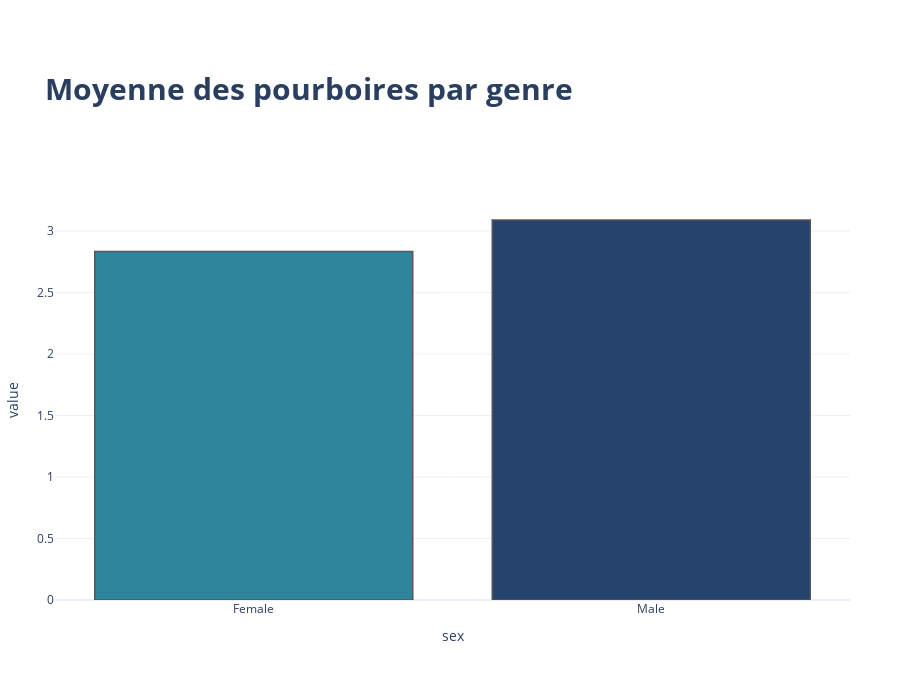

The code cell stored with this chart in its notebook:
### Code cell
fig = px.bar(df.groupby("sex")["tip"].mean())
fig.update_traces(marker_color=[colors["BLUE7"], colors["BLUE1"]], marker_line_color=colors["GRAY3"], marker_line_width=1.5)
fig.update_layout(
    template="plotly_white",
    title=dict(
        text="<b>Moyenne des pourboires par genre</b>",
        font_size=30,
        ),
    margin=dict(
        l=50,
        r=50,
        b=100,
        t=200
    ),
    width=900,
    height=700,
    showlegend=False)
fig.show()

### Figure 1 — Plotly figure (JSON) as saved in the notebook; plotly's stock layout.template omitted (floating-point values rounded to 4 significant figures)
{"data": [{"hovertemplate": "variable=tip<br>sex=%{x}<br>value=%{y}<extra></extra>", "legendgroup": "tip", "marker": {"color": ["#2E869D", "#25436C"], "line": {"color": "#555655", "width": 1.5}, "pattern": {"shape": ""}}, "name": "tip", "orientation": "v", "showlegend": true, "textposition": "auto", "type": "bar", "x": ["Female", "Male"], "xaxis": "x", "y": [2.833, 3.09], "yaxis": "y"}], "layout": {"barmode": "relative", "height": 700, "legend": {"title": {"text": "variable"}, "tracegroupgap": 0}, "margin": {"b": 100, "l": 50, "r": 50, "t": 200}, "showlegend": false, "title": {"font": {"size": 30}, "text": "<b>Moyenne des pourboires par genre</b>"}, "width": 900, "xaxis": {"anchor": "y", "domain": [0, 1], "title": {"text": "sex"}}, "yaxis": {"anchor": "x", "domain": [0, 1], "title": {"text": "value"}}}}
